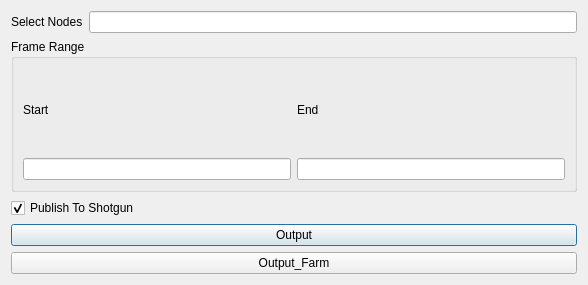
<?xml version="1.0" encoding="UTF-8"?>
<ui version="4.0">
 <class>Dialog</class>
 <widget class="QDialog" name="Dialog">
  <property name="geometry">
   <rect>
    <x>0</x>
    <y>0</y>
    <width>588</width>
    <height>285</height>
   </rect>
  </property>
  <property name="windowTitle">
   <string>The Current Sgtk Environment</string>
  </property>
  <layout class="QVBoxLayout" name="verticalLayout">
   <item>
    <layout class="QHBoxLayout" name="horizontalLayout_3">
     <item>
      <widget class="QLabel" name="label_6">
       <property name="text">
        <string>Select Nodes</string>
       </property>
      </widget>
     </item>
     <item>
      <widget class="QLineEdit" name="sel_node"/>
     </item>
    </layout>
   </item>
   <item>
    <widget class="QGroupBox" name="groupBox_3">
     <property name="title">
      <string>Frame Range</string>
     </property>
     <layout class="QHBoxLayout" name="horizontalLayout">
      <item>
       <layout class="QVBoxLayout" name="verticalLayout_8">
        <item>
         <widget class="QLabel" name="label_5">
          <property name="text">
           <string>Start</string>
          </property>
         </widget>
        </item>
        <item>
         <widget class="QLineEdit" name="start_frame">
          <property name="text">
           <string/>
          </property>
         </widget>
        </item>
       </layout>
      </item>
      <item>
       <layout class="QVBoxLayout" name="verticalLayout_9">
        <item>
         <widget class="QLabel" name="label_7">
          <property name="text">
           <string>End</string>
          </property>
         </widget>
        </item>
        <item>
         <widget class="QLineEdit" name="end_frame"/>
        </item>
       </layout>
      </item>
     </layout>
    </widget>
   </item>
   <item>
    <widget class="QCheckBox" name="sg_check">
     <property name="text">
      <string>Publish To Shotgun</string>
     </property>
     <property name="checked">
      <bool>true</bool>
     </property>
    </widget>
   </item>
   <item>
    <widget class="QPushButton" name="output_btn">
     <property name="text">
      <string>Output</string>
     </property>
    </widget>
   </item>
   <item>
    <widget class="QPushButton" name="farm_btn">
     <property name="text">
      <string>Output_Farm</string>
     </property>
    </widget>
   </item>
  </layout>
 </widget>
 <resources>
  <include location="resources.qrc"/>
 </resources>
 <connections/>
</ui>
